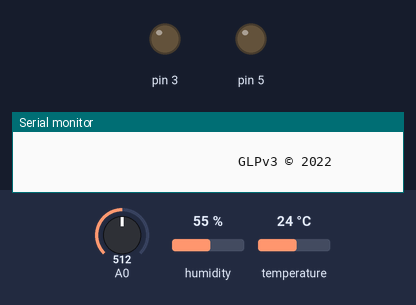
Bench run of a sketch on a simulated Arduino Uno, built with avr-gcc and run on an emulated ATmega328P. On the bench: output pins drawn as LEDs (lit = HIGH), the last lines printed to the serial monitor. The test bench sets the inputs (shaded band); at power-on: temperature 24 °C, A0 = 512, humidity 55 %.

Above: at 2.8 s.
2.9 s: temperature set to 29 °C
10.9 s: temperature set to 32 °C
At 14.8 s:
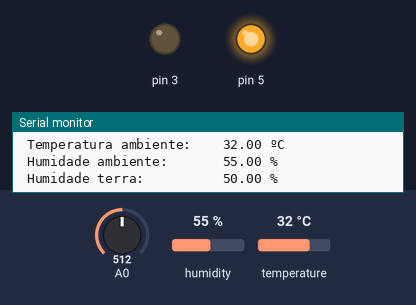
15.1 s: temperature set to 12 °C
At 16.9 s:
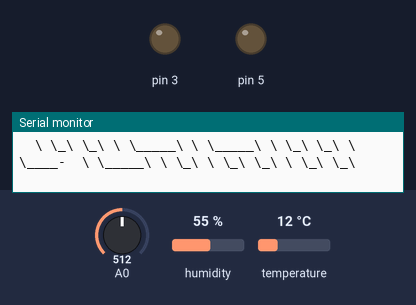
18.0 s: temperature set to 33 °C
At 20.1 s:
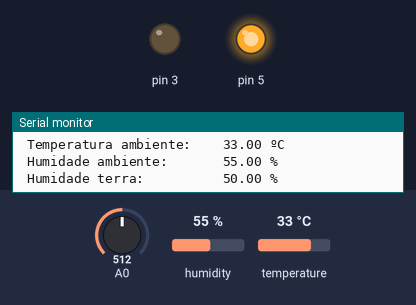
Timing chart, 0 to 21.6 s (numbered marks = the images above; inputs shaded):
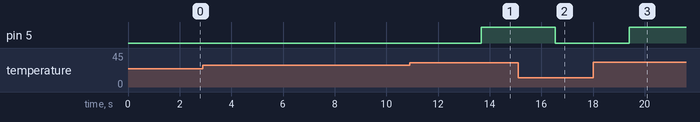

The sketch:

regadeira.ino
```cpp
/*   ______    ______    ______    ______    _____     ______    __    ______    ______
 *  /\  == \  /\  ___\  /\  ___\  /\  __ \  /\  __-.  /\  ___\  /\ \  /\  == \  /\  __ \
 *  \ \  __<  \ \  __\  \ \ \__-. \ \  __ \ \ \ \/\ \ \ \  __\  \ \ \ \ \  __<  \ \  __ \
 *   \ \_\ \_\ \ \_____\ \ \_____\ \ \_\ \_\ \ \____-  \ \_____\ \ \_\ \ \_\ \_\ \ \_\ \_\
 *    \/_/ /_/  \/_____/  \/_____/  \/_/\/_/  \/____/   \/_____/  \/_/  \/_/ /_/  \/_/\/_/
 */

/* --- Incluímos as librarías ------------------ */
#include "SensorTemperaturaHumidade.h"
#include "SensorHumidadeTerra.h"
#include "MotorDC.h"
#include "Constantes.h"

/* --- Inicializamos sensores/actuadores ------- */
SensorTemperaturaHumidade aire(2, DHT11);
SensorHumidadeTerra terra(A0);
MotorDC ventilador(5, 255);
MotorDC bomba(3, 255);

/**
 * Esta función execútase unha única vez ao principio do programa
 */
void setup() {
  Serial.begin(9600); // Inicializamos a consola para escribir nela
}

/**
 * Esta outra función execútase de forma cíclica
 */
void loop() {

  // Esperamos 2 segundos
  delay(2000);

  // Pasados 2 segundos lemos dos sensores
  float temperatura    = aire.lerTemperatura();
  float humidade_aire  = aire.lerHumidade();
  float humidade_terra = terra.lerHumidade();

  // Regamos se a humidade da terra é inferior ao 20%
  if (humidade_terra < 20) {
    bomba.activar();
  } else {
    bomba.desactivar();
  }

  // Ventilamos se a temperatura ambiente sobrepasa os 30ºC
  if (temperatura > 30) {
    ventilador.activar();
  } else {
    ventilador.desactivar();
  }

  // Escribimos por consola os datos recompilados
  Serial.println(titulo);
  Serial.println(" Temperatura ambiente:    " + String(temperatura)    + " ºC");
  Serial.println(" Humidade ambiente:       " + String(humidade_aire)  + " %");
  Serial.println(" Humidade terra:          " + String(humidade_terra) + " %");
}
```

Constantes.h
```cpp
const String titulo = "\n Sistema de rega automática \n\n"
  "  ______    ______    ______    ______    _____     ______    __    ______    ______    \n"
  " /\\  == \\  /\\  ___\\  /\\  ___\\  /\\  __ \\  /\\  __-.  /\\  ___\\  /\\ \\  /\\  == \\  /\\  __ \\   \n"
  " \\ \\  __<  \\ \\  __\\  \\ \\ \\__-. \\ \\  __ \\ \\ \\ \\/\\ \\ \\ \\  __\\  \\ \\ \\ \\ \\  __<  \\ \\  __ \\  \n"
  "  \\ \\_\\ \\_\\ \\ \\_____\\ \\ \\_____\\ \\ \\_\\ \\_\\ \\ \\____-  \\ \\_____\\ \\ \\_\\ \\ \\_\\ \\_\\ \\ \\_\\ \\_\\ \n"
  "   \\/_/ /_/  \\/_____/  \\/_____/  \\/_/\\/_/  \\/____/   \\/_____/  \\/_/  \\/_/ /_/  \\/_/\\/_/ \n\n"
  "                                                                           GLPv3 © 2022";
```

MotorDC.h
```cpp
/*
 * Clase para activar ou desactivar un motor de corrente continua ou
 * unha bomba de auga. A velocidade de xiro/bombeo pódese regular
 * indicando un valor de 0 a 255 e configurando un dos pines PWM.
 *
 * Sara Aguado Couselo - s.aguado.dev@gmail.com
 */

class MotorDC {
 private:

  byte pin = 0;        // pin do sensor
  byte velocidade = 0; // velocidade de xiro

 public:
  MotorDC(byte pin, byte velocidade) {
    pinMode(pin, OUTPUT);
    this->pin = pin;
    this->velocidade = velocidade;
  }

  float activar() {
    digitalWrite(pin, HIGH);
    analogWrite(pin, velocidade);
  }

  float desactivar() {
    digitalWrite(pin, LOW);
  }
};
```

SensorHumidadeTerra.h
```cpp
/*
 * Clase para ler o grao de humidade a través dun
 * sensor analóxico de humidade en terra (FC-28).
 *
 *  O valores obtidos van desde 0 sumerxido en auga a 1023 no aire.
 *
 * Sara Aguado Couselo - s.aguado.dev@gmail.com
 */

class SensorHumidadeTerra {
 private:

  byte pin = 0;                            // pin do sensor
  byte index = 0;                          // índice do buffer
  unsigned int promedios[5] = {0,0,0,0,0}; // buffer de lecturas

 public:
  SensorHumidadeTerra(byte pin) {
    pinMode(pin, INPUT);
    this->pin = pin;
  }

  float lerHumidade() {
    unsigned int sum = 0;
    for (int i = 0; i < 40; i++) {
      sum += analogRead(pin);         // Calculamos a media de 40 mostras
      delay(5);                       // Separadas por 5 ms
    }
    promedios[index] = sum/40;        // Gardamos o resultado no buffer

    sum = 0;
    for (int i=0; i<5; i++) {         // E calculamos a media do buffer
      sum += promedios[i];
    }
    sum /= 5;

    if (++index == 5) index = 0;
    return map(sum, 0, 1023, 100, 0); // Convertímola a porcentaxe e devolvémola
  }
};
```

SensorTemperaturaHumidade.h
```cpp
/*
 * Clase para configurar e ler dun sensor dixital
 * de temperatura e humidade:
 *
 *  DHT11
 *  DHT22 (AM2302, AM2321)
 *  DHT21 (AM2301)
 *
 * Sara Aguado Couselo - s.aguado.dev@gmail.com
 */

#include "DHT.h"

class SensorTemperaturaHumidade {
 private:

  DHT dht = DHT(2, DHT11); // obxecto de control do sensor
  float temperatura;       // último valor de temperatura lido
  float humidade;          // último valor de humidade lido

 public:
  SensorTemperaturaHumidade(byte pin, int type) {
    pinMode(pin, INPUT);
    dht = DHT(pin, type);
    dht.begin();
  }

  float lerTemperatura() {
    float t = dht.readTemperature();
    if (!isnan(t)) {
      temperatura = t;
    }
    return temperatura;
  }

  float lerHumidade() {
    float h = dht.readHumidity();
    if (!isnan(h)) {
      humidade = h;
    }
    return humidade;
  }
};
```

Measured:
- the behaviour switches between 30 and 31 °C on temperature (found by bisection; images 0 and 1)
- after the input at 10.9 s, pin 5: LOW → HIGH after 2.8 s
- after the input at 15.1 s, pin 5: HIGH → LOW after 1.4 s
- after the input at 18.0 s, pin 5: LOW → HIGH after 1.4 s
